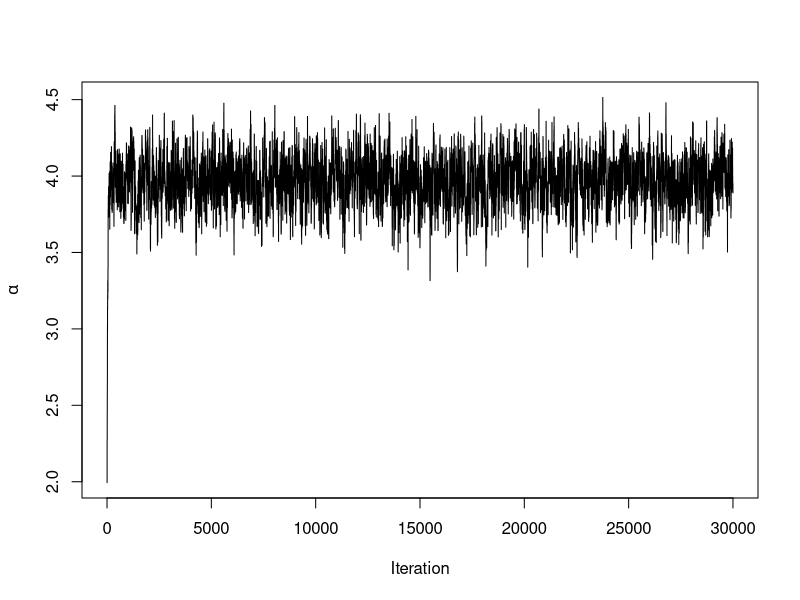
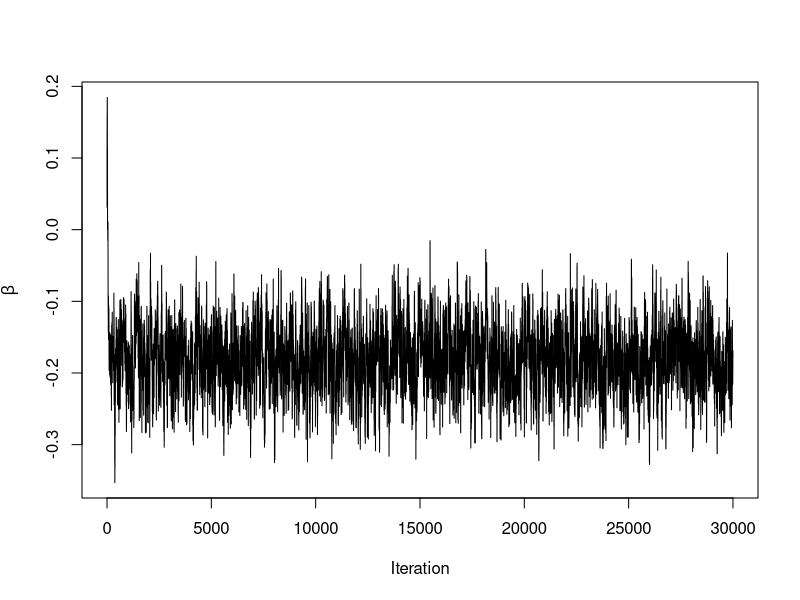

Source code (R) for these figures, in order:
Y      <- c(64,13,33,18,30,20)

post   <- function(Y,t,beta,pri.sd=10){
  mn <- exp(beta[1] + t*beta[2])
  l  <- prod(dpois(Y,mn))
  p  <- prod(dnorm(beta,0,pri.sd))
  return(l*p)}

MCMC <- function(Y, beta.init, iters,cansd){
  
  # chain initiation
  beta <- beta.init
  # define chains
  beta.chain <- matrix(NA, iters,2)
  
  t <- 1:length(Y)
  # start MCMC
  for(iter in 1:iters){
    for(j in 1:2){
      can    <- beta
      can[j] <- rnorm(1,beta[j],cansd[j])
      R      <- post(Y,t,can)/post(Y,t,beta)
      if(runif(1)<R){
        beta <- can
      }
    }
    beta.chain[iter,] <- beta
  }
  
  # return chains
  out <- list(beta.chain = beta.chain)
  return(out)}  


MCMC.out <- MCMC(Y, beta.init = c(2,0),cansd = c(0.2,0.05), iters = 30000)
plot(MCMC.out$beta.chain[,1],type = "l",ylab = expression(alpha), xlab = "Iteration")
plot(MCMC.out$beta.chain[,2],type = "l",ylab = expression(beta), xlab = "Iteration")


### acceptance ratio
S <- 30000
acc_rate <- colMeans(MCMC.out$beta.chain[-1,]!=MCMC.out$beta.chain[-S,])
acc_rate
